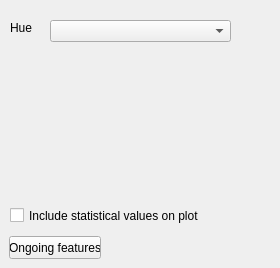
               <widget class="QWidget" name="tab_wafer">
                <attribute name="title">
                 <string>Wafer plot settings</string>
                </attribute>
                <widget class="QPushButton" name="pushButton">
                 <property name="geometry">
                  <rect>
                   <x>9</x>
                   <y>236</y>
                   <width>92</width>
                   <height>23</height>
                  </rect>
                 </property>
                 <property name="text">
                  <string>Ongoing features</string>
                 </property>
                </widget>
                <widget class="QLabel" name="label_24">
                 <property name="geometry">
                  <rect>
                   <x>10</x>
                   <y>20</y>
                   <width>31</width>
                   <height>16</height>
                  </rect>
                 </property>
                 <property name="text">
                  <string>Hue</string>
                 </property>
                </widget>
                <widget class="QComboBox" name="combo_hue_2">
                 <property name="geometry">
                  <rect>
                   <x>50</x>
                   <y>20</y>
                   <width>181</width>
                   <height>22</height>
                  </rect>
                 </property>
                </widget>
                <widget class="QCheckBox" name="checkBox">
                 <property name="geometry">
                  <rect>
                   <x>10</x>
                   <y>200</y>
                   <width>261</width>
                   <height>31</height>
                  </rect>
                 </property>
                 <property name="text">
                  <string>Include statistical values on plot</string>
                 </property>
                </widget>
               </widget>
